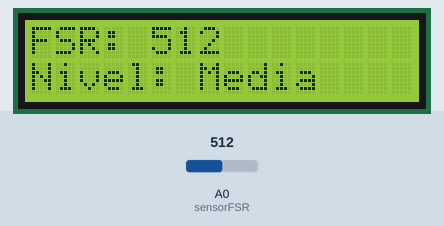
This sketch was run on a simulated Arduino Uno, built with avr-gcc and run on an emulated ATmega328P. Parts: 16×2 character LCD. The test bench sets the inputs (shaded band); at power-on: A0 (sensorFSR) = 512. What the sketch prints to the serial monitor is not drawn.

Above: at 2.7 s.
2.8 s: A0 (sensorFSR) set to 407
At 3.9 s:
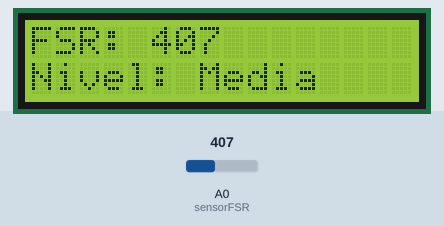
4.3 s: A0 (sensorFSR) set to 391
At 5.3 s:
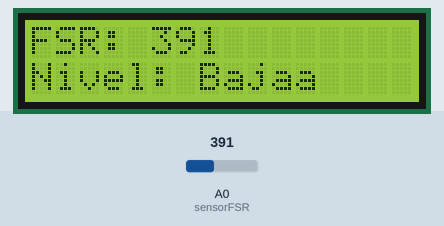
5.8 s: A0 (sensorFSR) set to 710
At 6.7 s:
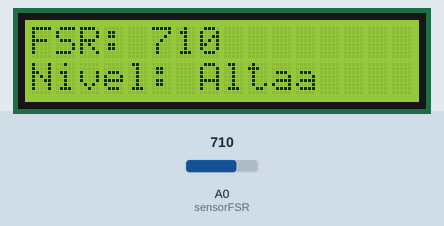
7.3 s: A0 (sensorFSR) set to 682
At 8.1 s:
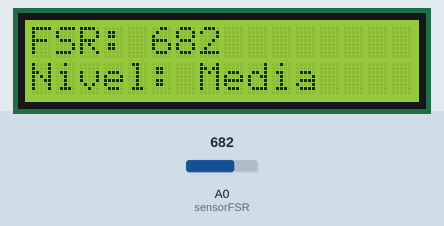
Timing chart, 0 to 9.9 s (numbered marks = the images above; inputs shaded):
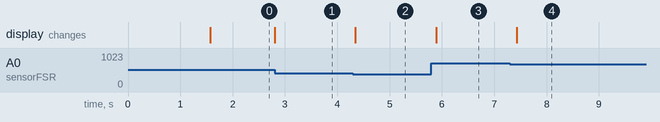

Measured:
- the behaviour switches between 401 and 400 on A0 (sensorFSR) (found by bisection; images 1 and 2)
- the behaviour switches between 701 and 700 on A0 (sensorFSR) (found by bisection; images 3 and 4)
- after the input at 2.8 s, the display: changes at once (image 1)
- after the input at 4.3 s, the display: changes after 0.05 s (image 2)
- after the input at 5.8 s, the display: changes after 0.09 s (image 3)
- after the input at 7.3 s, the display: changes after 0.13 s (image 4)

The sketch:

codigoProyecto.ino
```cpp
#include <LiquidCrystal.h>

// Pines del LCD: RS, E, D4, D5, D6, D7
LiquidCrystal lcd(12, 11, 5, 4, 3, 2);

// Pin donde conectamos el sensor FSR
const int sensorFSR = A0;

void setup() {
  lcd.begin(16, 2);

  lcd.setCursor(0, 0);
  lcd.print("Sensor de fuerza");

  lcd.setCursor(0, 1);
  lcd.print("Iniciando...");

  delay(1500);
  lcd.clear();

  Serial.begin(9600);
}

void loop() {
  // Leer la señal del sensor
  int lectura = analogRead(sensorFSR);
  String fuerza = "";

  //Comparar según nivel de fuerza
   if(lectura <= 400){
    fuerza = "Baja";
  }else if(lectura > 400 and lectura <= 700){
    fuerza = "Media";
   }else{
     fuerza = "Alta";
   };

  // Mostrar la lectura en el LCD
  lcd.setCursor(0, 0);
  lcd.print("FSR: ");
  lcd.print(lectura);
  lcd.print("     ");

  lcd.setCursor(0, 1);
  lcd.print("Nivel: ");
  lcd.print(fuerza);


  // Mostrar tambien los datos en el monitor serial
  Serial.print("Lectura FSR: ");
  Serial.print(lectura);
  Serial.print(fuerza);

  delay(150);
}
```
